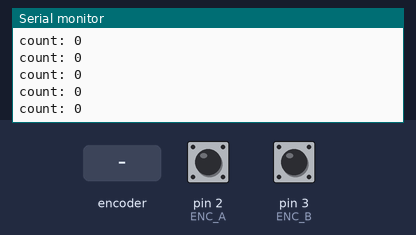
The sketch below on a simulated Arduino Uno, built with avr-gcc and run on an emulated ATmega328P. On the bench: the last lines printed to the serial monitor. Inputs (shaded band) come from the test bench; at power-on: pin 2 (ENC_A) HIGH, pin 3 (ENC_B) HIGH.

Above: at 1.2 s.
1.3 s: rotary encoder on pin 2 (ENC_A) / pin 3 (ENC_B) turned 1 step (first pin leading)
At 1.41 s:
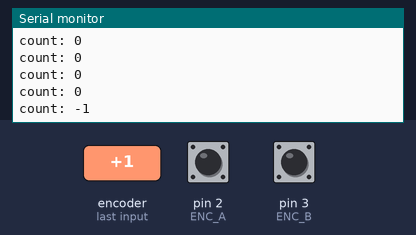
3.0 s: rotary encoder on pin 2 (ENC_A) / pin 3 (ENC_B) turned 1 step (first pin leading)
At 3.11 s:
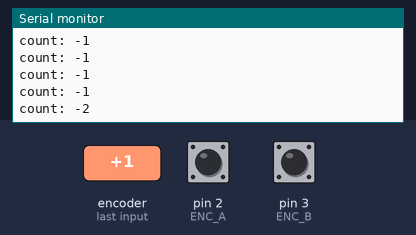
Timing chart, 0 to 6.0 s (numbered marks = the images above; inputs shaded):
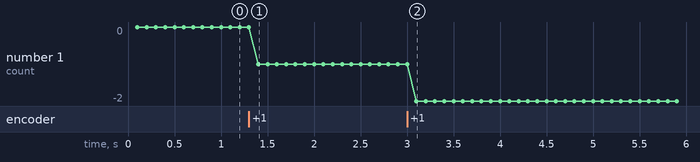

The sketch:

quadrature_encoder.ino
```cpp
// snippet: quadrature_encoder
// tags: encoder, quadrature, interrupt, isr, position, rotation, count, motor
// boards: avr, esp32, megaavr, nano33iot, romi32u4, rp2040
// library: none (interrupt-based)
// description: Quadrature encoder position counter using hardware interrupts
// prompts: quadrature encoder, motor encoder, wheel encoder position, interrupt encoder count, rotary position counter

const int ENC_A = 2;  // interrupt-capable pin
const int ENC_B = 3;  // interrupt-capable pin

volatile long encoderCount = 0;
unsigned long prevMs = 0;

// On AVR (Uno/Nano/Mega) an ISR is a plain function — no attribute. IRAM_ATTR is
// ESP32-only; using it here is undefined and breaks the build ("expected initializer").
void onEncoderA() {
  if (digitalRead(ENC_B) == HIGH) encoderCount++;
  else                             encoderCount--;
}

void setup() {
  Serial.begin(9600);
  pinMode(ENC_A, INPUT_PULLUP);
  pinMode(ENC_B, INPUT_PULLUP);
  attachInterrupt(digitalPinToInterrupt(ENC_A), onEncoderA, RISING);
}

void loop() {
  unsigned long now = millis();
  if (now - prevMs < 100) return;
  prevMs = now;

  noInterrupts();
  long count = encoderCount;
  interrupts();

  Serial.print("count: "); Serial.println(count);
}
```

Measured:
- after the input at 1.3 s, the serial monitor: prints a new line after 0.10 s (image 1)
- after the input at 3.0 s, the serial monitor: prints a new line after 0.10 s (image 2)
- plotted number 1: 0 → -1 after the input at 1.3 s, -1 → -2 after the input at 3.0 s
